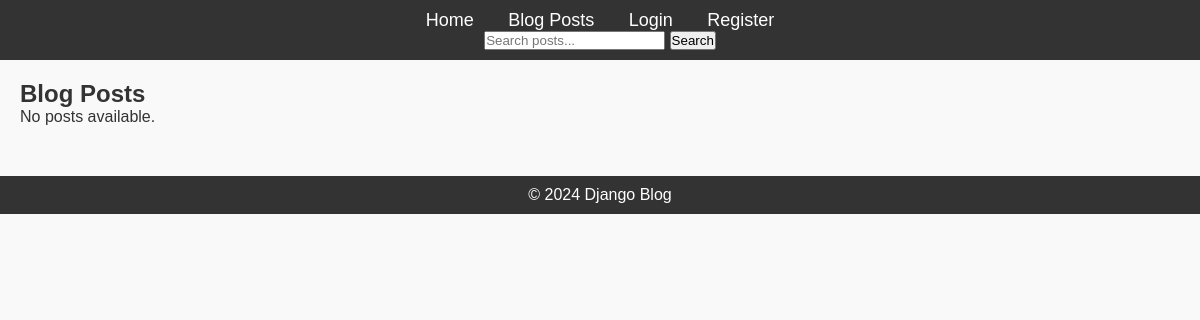
Page /post/ on the earlier database version.
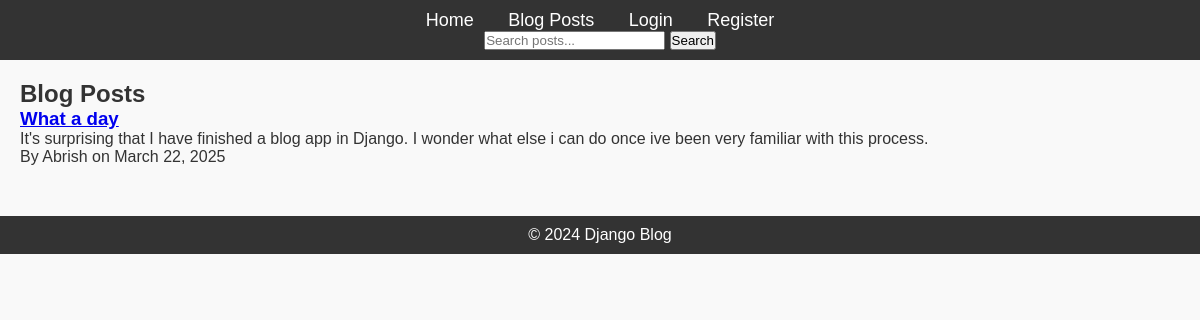
Same page on the later database version.
### blog/models.py (models this page shows, shortened)
class Post(models.Model):
    title = models.CharField(max_length=200)
    content = models.TextField()
    published_date = models.DateTimeField(auto_now_add=True)
    author = models.ForeignKey(User, on_delete=models.CASCADE)
    tags = TaggableManager()

### blog/views.py (the view)
# urls.py: path('post/', views.PostListView.as_view(), name='post_list'),
class PostListView(ListView):
    model = Post
    template_name = "blog/post_list.html"
    context_object_name = "posts"

### blog/templates/blog/post_list.html (shortened to what this page needs)
{% extends "blog/base.html" %}
{% block content %}
    <h2>Blog Posts</h2>
    {% for post in posts %}
        <article>
            <h3><a href="{% url 'post_detail' post.pk %}">{{ post.title }}</a></h3>
            <p>{{ post.content|truncatewords:30 }}</p>
            <p>By {{ post.author }} on {{ post.published_date|date:"F d, Y" }}</p>
        </article>
    {% empty %}
        <p>No posts available.</p>
    {% endfor %}
{% endblock %}

### templates/blog/base.html (shortened to what this page needs)
{% load static %}
<!DOCTYPE html>
<html lang="en">
<head>
    <link rel="stylesheet" href="{% static 'css/styles.css' %}">
</head>
<body>
    <header>
        <nav>
            <ul>
                <li><a href="{% url 'home' %}">Home</a></li>
                <li><a href="{% url 'post_list' %}">Blog Posts</a></li>
                <li><a href="{% url 'login' %}">Login</a></li>
                <li><a href="{% url 'register' %}">Register</a></li>
            </ul>
            <form action="{% url 'search' %}" method="get" class="search-form">
                <input type="text" name="q" placeholder="Search posts..." />
                <button type="submit">Search</button>
            </form>
        </nav>
    </header>
    <div class="content">
        {% block content %}{% endblock %}
    </div>
    <footer>
        <p>© 2024 Django Blog</p>
    </footer>
</body>
</html>

### static/css/styles.css (style rules this page uses)
* { margin: 0; padding: 0; box-sizing: border-box; }
body { font-family: Arial, sans-serif; background-color: #f9f9f9; color: #333; }
header { background-color: #333; padding: 10px; text-align: center; }
header nav ul { list-style-type: none; }
header nav ul li { display: inline; margin: 0 15px; }
header nav ul li a { color: white; text-decoration: none; font-size: 18px; }
.content { margin: 20px; }
footer { text-align: center; margin-top: 50px; padding: 10px; background-color: #333; color: white; }

Differences in the rows shown:
added Post: title "What a day", content "It's surprising that I have finished a blog app in Django. I wonder what else i can do once ive been very familiar with this process.", author "Abrish", published_date "March 22, 2025"
Other differences:
text no longer shown: "No posts available."
